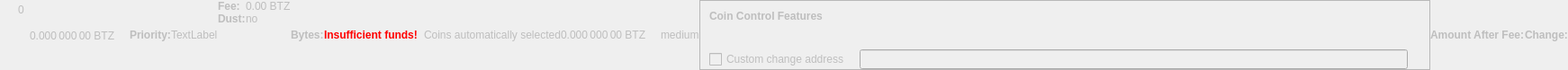
    <widget class="QWidget" name="dummyHideWidget" native="true">
     <property name="enabled">
      <bool>false</bool>
     </property>
     <property name="maximumSize">
      <size>
       <width>100</width>
       <height>22</height>
      </size>
     </property>
     <layout class="QHBoxLayout" name="dummyHideLayout">
      <property name="spacing">
       <number>0</number>
      </property>
      <property name="leftMargin">
       <number>0</number>
      </property>
      <property name="topMargin">
       <number>0</number>
      </property>
      <property name="rightMargin">
       <number>0</number>
      </property>
      <property name="bottomMargin">
       <number>0</number>
      </property>
      <item>
       <layout class="QFormLayout" name="formLayoutCoinControl1">
        <property name="horizontalSpacing">
         <number>10</number>
        </property>
        <property name="verticalSpacing">
         <number>14</number>
        </property>
        <property name="leftMargin">
         <number>10</number>
        </property>
        <property name="topMargin">
         <number>4</number>
        </property>
        <property name="rightMargin">
         <number>6</number>
        </property>
        <item row="0" column="1">
         <widget class="QLabel" name="labelCoinControlBytes">
          <property name="cursor">
           <cursorShape>IBeamCursor</cursorShape>
          </property>
          <property name="contextMenuPolicy">
           <enum>Qt::ActionsContextMenu</enum>
          </property>
          <property name="text">
           <string notr="true">0</string>
          </property>
          <property name="textInteractionFlags">
           <set>Qt::LinksAccessibleByMouse|Qt::TextSelectableByKeyboard|Qt::TextSelectableByMouse</set>
          </property>
         </widget>
        </item>
       </layout>
      </item>
      <item>
       <widget class="QLabel" name="labelCoinControlAfterFee">
        <property name="enabled">
         <bool>false</bool>
        </property>
        <property name="sizePolicy">
         <sizepolicy hsizetype="Fixed" vsizetype="Fixed">
          <horstretch>0</horstretch>
          <verstretch>0</verstretch>
         </sizepolicy>
        </property>
        <property name="minimumSize">
         <size>
          <width>111</width>
          <height>12</height>
         </size>
        </property>
        <property name="maximumSize">
         <size>
          <width>111</width>
          <height>12</height>
         </size>
        </property>
        <property name="cursor">
         <cursorShape>IBeamCursor</cursorShape>
        </property>
        <property name="contextMenuPolicy">
         <enum>Qt::ActionsContextMenu</enum>
        </property>
        <property name="text">
         <string notr="true">0.000 000 00 BTZ</string>
        </property>
        <property name="textInteractionFlags">
         <set>Qt::LinksAccessibleByMouse|Qt::TextSelectableByKeyboard|Qt::TextSelectableByMouse</set>
        </property>
       </widget>
      </item>
      <item>
       <widget class="QLabel" name="labelCoinControlPriorityText">
        <property name="enabled">
         <bool>false</bool>
        </property>
        <property name="font">
         <font>
          <weight>75</weight>
          <bold>true</bold>
         </font>
        </property>
        <property name="text">
         <string>Priority:</string>
        </property>
       </widget>
      </item>
      <item>
       <layout class="QHBoxLayout" name="horizontalLayout">
        <item>
         <widget class="QLabel" name="WarningLabel">
          <property name="text">
           <string>TextLabel</string>
          </property>
         </widget>
        </item>
       </layout>
      </item>
      <item>
       <layout class="QFormLayout" name="formLayoutCoinControl3">
        <property name="horizontalSpacing">
         <number>0</number>
        </property>
        <property name="verticalSpacing">
         <number>0</number>
        </property>
        <property name="leftMargin">
         <number>0</number>
        </property>
        <property name="topMargin">
         <number>0</number>
        </property>
        <property name="rightMargin">
         <number>0</number>
        </property>
        <item row="0" column="0">
         <widget class="QLabel" name="labelCoinControlFeeText">
          <property name="enabled">
           <bool>false</bool>
          </property>
          <property name="font">
           <font>
            <weight>75</weight>
            <bold>true</bold>
           </font>
          </property>
          <property name="text">
           <string>Fee:</string>
          </property>
          <property name="margin">
           <number>0</number>
          </property>
         </widget>
        </item>
        <item row="0" column="1">
         <widget class="QLabel" name="labelCoinControlFee">
          <property name="enabled">
           <bool>false</bool>
          </property>
          <property name="cursor">
           <cursorShape>IBeamCursor</cursorShape>
          </property>
          <property name="contextMenuPolicy">
           <enum>Qt::ActionsContextMenu</enum>
          </property>
          <property name="text">
           <string notr="true">0.00 BTZ</string>
          </property>
          <property name="textInteractionFlags">
           <set>Qt::LinksAccessibleByMouse|Qt::TextSelectableByKeyboard|Qt::TextSelectableByMouse</set>
          </property>
         </widget>
        </item>
        <item row="1" column="0">
         <widget class="QLabel" name="labelCoinControlLowOutputText">
          <property name="enabled">
           <bool>false</bool>
          </property>
          <property name="font">
           <font>
            <weight>75</weight>
            <bold>true</bold>
           </font>
          </property>
          <property name="text">
           <string>Dust:</string>
          </property>
         </widget>
        </item>
        <item row="1" column="1">
         <widget class="QLabel" name="labelCoinControlLowOutput">
          <property name="enabled">
           <bool>false</bool>
          </property>
          <property name="cursor">
           <cursorShape>IBeamCursor</cursorShape>
          </property>
          <property name="contextMenuPolicy">
           <enum>Qt::ActionsContextMenu</enum>
          </property>
          <property name="text">
           <string>no</string>
          </property>
          <property name="textInteractionFlags">
           <set>Qt::LinksAccessibleByMouse|Qt::TextSelectableByKeyboard|Qt::TextSelectableByMouse</set>
          </property>
         </widget>
        </item>
       </layout>
      </item>
      <item>
       <widget class="QLabel" name="labelCoinControlBytesText">
        <property name="enabled">
         <bool>false</bool>
        </property>
        <property name="font">
         <font>
          <weight>75</weight>
          <bold>true</bold>
         </font>
        </property>
        <property name="text">
         <string>Bytes:</string>
        </property>
       </widget>
      </item>
      <item>
       <layout class="QFormLayout" name="formLayoutCoinControl2">
        <property name="horizontalSpacing">
         <number>0</number>
        </property>
        <property name="verticalSpacing">
         <number>0</number>
        </property>
        <property name="leftMargin">
         <number>0</number>
        </property>
        <property name="topMargin">
         <number>0</number>
        </property>
        <property name="rightMargin">
         <number>0</number>
        </property>
       </layout>
      </item>
      <item>
       <layout class="QHBoxLayout" name="horizontalLayoutCoinControl2">
        <property name="spacing">
         <number>0</number>
        </property>
        <property name="bottomMargin">
         <number>0</number>
        </property>
       </layout>
      </item>
      <item>
       <widget class="QLabel" name="labelCoinControlInsuffFunds">
        <property name="enabled">
         <bool>false</bool>
        </property>
        <property name="minimumSize">
         <size>
          <width>0</width>
          <height>0</height>
         </size>
        </property>
        <property name="font">
         <font>
          <weight>75</weight>
          <bold>true</bold>
         </font>
        </property>
        <property name="styleSheet">
         <string notr="true">color:red;font-weight:bold;</string>
        </property>
        <property name="text">
         <string>Insufficient funds!</string>
        </property>
        <property name="margin">
         <number>5</number>
        </property>
       </widget>
      </item>
      <item>
       <layout class="QFormLayout" name="formLayoutCoinControl4">
        <property name="horizontalSpacing">
         <number>0</number>
        </property>
        <property name="verticalSpacing">
         <number>0</number>
        </property>
        <property name="leftMargin">
         <number>0</number>
        </property>
        <property name="topMargin">
         <number>0</number>
        </property>
        <property name="rightMargin">
         <number>0</number>
        </property>
       </layout>
      </item>
      <item>
       <widget class="QLabel" name="labelCoinControlChangeLabel">
        <property name="enabled">
         <bool>false</bool>
        </property>
        <property name="sizePolicy">
         <sizepolicy hsizetype="Preferred" vsizetype="Expanding">
          <horstretch>0</horstretch>
          <verstretch>0</verstretch>
         </sizepolicy>
        </property>
        <property name="minimumSize">
         <size>
          <width>0</width>
          <height>0</height>
         </size>
        </property>
        <property name="text">
         <string/>
        </property>
        <property name="margin">
         <number>3</number>
        </property>
       </widget>
      </item>
      <item>
       <widget class="QLabel" name="labelCoinControlAutomaticallySelected">
        <property name="enabled">
         <bool>false</bool>
        </property>
        <property name="sizePolicy">
         <sizepolicy hsizetype="Fixed" vsizetype="Fixed">
          <horstretch>0</horstretch>
          <verstretch>0</verstretch>
         </sizepolicy>
        </property>
        <property name="minimumSize">
         <size>
          <width>0</width>
          <height>0</height>
         </size>
        </property>
        <property name="maximumSize">
         <size>
          <width>240</width>
          <height>16777215</height>
         </size>
        </property>
        <property name="text">
         <string>Coins automatically selected</string>
        </property>
        <property name="margin">
         <number>5</number>
        </property>
       </widget>
      </item>
      <item>
       <widget class="QLabel" name="labelCoinControlChange">
        <property name="enabled">
         <bool>false</bool>
        </property>
        <property name="sizePolicy">
         <sizepolicy hsizetype="Fixed" vsizetype="Fixed">
          <horstretch>0</horstretch>
          <verstretch>0</verstretch>
         </sizepolicy>
        </property>
        <property name="minimumSize">
         <size>
          <width>111</width>
          <height>0</height>
         </size>
        </property>
        <property name="maximumSize">
         <size>
          <width>111</width>
          <height>16777215</height>
         </size>
        </property>
        <property name="cursor">
         <cursorShape>IBeamCursor</cursorShape>
        </property>
        <property name="contextMenuPolicy">
         <enum>Qt::ActionsContextMenu</enum>
        </property>
        <property name="text">
         <string notr="true">0.000 000 00 BTZ</string>
        </property>
        <property name="textInteractionFlags">
         <set>Qt::LinksAccessibleByMouse|Qt::TextSelectableByKeyboard|Qt::TextSelectableByMouse</set>
        </property>
       </widget>
      </item>
      <item>
       <widget class="QLabel" name="labelCoinControlPriority">
        <property name="enabled">
         <bool>false</bool>
        </property>
        <property name="cursor">
         <cursorShape>IBeamCursor</cursorShape>
        </property>
        <property name="contextMenuPolicy">
         <enum>Qt::ActionsContextMenu</enum>
        </property>
        <property name="text">
         <string>medium</string>
        </property>
        <property name="textInteractionFlags">
         <set>Qt::LinksAccessibleByMouse|Qt::TextSelectableByKeyboard|Qt::TextSelectableByMouse</set>
        </property>
       </widget>
      </item>
      <item>
       <widget class="QFrame" name="frameCoinControl">
        <property name="sizePolicy">
         <sizepolicy hsizetype="Expanding" vsizetype="Expanding">
          <horstretch>0</horstretch>
          <verstretch>0</verstretch>
         </sizepolicy>
        </property>
        <property name="maximumSize">
         <size>
          <width>16777215</width>
          <height>16777215</height>
         </size>
        </property>
        <property name="frameShape">
         <enum>QFrame::StyledPanel</enum>
        </property>
        <property name="frameShadow">
         <enum>QFrame::Sunken</enum>
        </property>
        <layout class="QVBoxLayout" name="verticalLayoutCoinControl2_2">
         <property name="spacing">
          <number>0</number>
         </property>
         <property name="leftMargin">
          <number>0</number>
         </property>
         <property name="topMargin">
          <number>0</number>
         </property>
         <property name="rightMargin">
          <number>0</number>
         </property>
         <property name="bottomMargin">
          <number>0</number>
         </property>
         <item>
          <layout class="QVBoxLayout" name="verticalLayoutCoinControl" stretch="0,0,0,1">
           <property name="spacing">
            <number>0</number>
           </property>
           <property name="leftMargin">
            <number>10</number>
           </property>
           <property name="topMargin">
            <number>10</number>
           </property>
           <item>
            <layout class="QHBoxLayout" name="horizontalLayoutCoinControl1">
             <property name="bottomMargin">
              <number>15</number>
             </property>
             <item>
              <widget class="QLabel" name="labelCoinControlFeatures">
               <property name="enabled">
                <bool>false</bool>
               </property>
               <property name="sizePolicy">
                <sizepolicy hsizetype="Preferred" vsizetype="Maximum">
                 <horstretch>0</horstretch>
                 <verstretch>0</verstretch>
                </sizepolicy>
               </property>
               <property name="font">
                <font>
                 <weight>75</weight>
                 <bold>true</bold>
                </font>
               </property>
               <property name="styleSheet">
                <string notr="true">font-weight:bold;</string>
               </property>
               <property name="text">
                <string>Coin Control Features</string>
               </property>
              </widget>
             </item>
            </layout>
           </item>
           <item>
            <widget class="QWidget" name="widgetCoinControl" native="true">
             <property name="sizePolicy">
              <sizepolicy hsizetype="Preferred" vsizetype="Preferred">
               <horstretch>0</horstretch>
               <verstretch>0</verstretch>
              </sizepolicy>
             </property>
             <property name="minimumSize">
              <size>
               <width>0</width>
               <height>0</height>
              </size>
             </property>
             <property name="styleSheet">
              <string notr="true"/>
             </property>
             <layout class="QHBoxLayout" name="horizontalLayoutCoinControl5_2">
              <property name="leftMargin">
               <number>0</number>
              </property>
              <property name="topMargin">
               <number>0</number>
              </property>
              <property name="rightMargin">
               <number>0</number>
              </property>
              <property name="bottomMargin">
               <number>0</number>
              </property>
              <item>
               <layout class="QHBoxLayout" name="horizontalLayoutCoinControl3">
                <property name="spacing">
                 <number>20</number>
                </property>
                <property name="topMargin">
                 <number>0</number>
                </property>
                <property name="bottomMargin">
                 <number>10</number>
                </property>
               </layout>
              </item>
             </layout>
            </widget>
           </item>
           <item>
            <layout class="QHBoxLayout" name="horizontalLayoutCoinControl4" stretch="0,0,0">
             <property name="spacing">
              <number>12</number>
             </property>
             <property name="sizeConstraint">
              <enum>QLayout::SetDefaultConstraint</enum>
             </property>
             <property name="topMargin">
              <number>5</number>
             </property>
             <property name="rightMargin">
              <number>5</number>
             </property>
             <item>
              <widget class="QCheckBox" name="checkBoxCoinControlChange">
               <property name="enabled">
                <bool>false</bool>
               </property>
               <property name="toolTip">
                <string>If this is activated, but the change address is empty or invalid, change will be sent to a newly generated address.</string>
               </property>
               <property name="text">
                <string>Custom change address</string>
               </property>
              </widget>
             </item>
             <item>
              <widget class="QValidatedLineEdit" name="lineEditCoinControlChange">
               <property name="enabled">
                <bool>false</bool>
               </property>
               <property name="sizePolicy">
                <sizepolicy hsizetype="Expanding" vsizetype="Fixed">
                 <horstretch>0</horstretch>
                 <verstretch>0</verstretch>
                </sizepolicy>
               </property>
              </widget>
             </item>
             <item>
              <widget class="QLabel" name="labelCoinControlChangeLabel_2">
               <property name="sizePolicy">
                <sizepolicy hsizetype="Preferred" vsizetype="Expanding">
                 <horstretch>0</horstretch>
                 <verstretch>0</verstretch>
                </sizepolicy>
               </property>
               <property name="minimumSize">
                <size>
                 <width>0</width>
                 <height>0</height>
                </size>
               </property>
               <property name="text">
                <string/>
               </property>
               <property name="margin">
                <number>3</number>
               </property>
              </widget>
             </item>
            </layout>
           </item>
           <item>
            <spacer name="verticalSpacerCoinControl">
             <property name="orientation">
              <enum>Qt::Vertical</enum>
             </property>
             <property name="sizeHint" stdset="0">
              <size>
               <width>800</width>
               <height>1</height>
              </size>
             </property>
            </spacer>
           </item>
          </layout>
         </item>
        </layout>
       </widget>
      </item>
      <item>
       <widget class="QLabel" name="labelCoinControlAfterFeeText">
        <property name="enabled">
         <bool>false</bool>
        </property>
        <property name="minimumSize">
         <size>
          <width>0</width>
          <height>0</height>
         </size>
        </property>
        <property name="maximumSize">
         <size>
          <width>16777215</width>
          <height>16777215</height>
         </size>
        </property>
        <property name="font">
         <font>
          <weight>75</weight>
          <bold>true</bold>
         </font>
        </property>
        <property name="text">
         <string>Amount After Fee:</string>
        </property>
        <property name="alignment">
         <set>Qt::AlignLeading|Qt::AlignLeft|Qt::AlignVCenter</set>
        </property>
        <property name="margin">
         <number>0</number>
        </property>
       </widget>
      </item>
      <item>
       <widget class="QLabel" name="labelCoinControlChangeText">
        <property name="enabled">
         <bool>false</bool>
        </property>
        <property name="sizePolicy">
         <sizepolicy hsizetype="Preferred" vsizetype="Preferred">
          <horstretch>0</horstretch>
          <verstretch>0</verstretch>
         </sizepolicy>
        </property>
        <property name="minimumSize">
         <size>
          <width>0</width>
          <height>0</height>
         </size>
        </property>
        <property name="maximumSize">
         <size>
          <width>16777215</width>
          <height>16777215</height>
         </size>
        </property>
        <property name="font">
         <font>
          <weight>75</weight>
          <bold>true</bold>
         </font>
        </property>
        <property name="text">
         <string>Change:</string>
        </property>
        <property name="alignment">
         <set>Qt::AlignLeading|Qt::AlignLeft|Qt::AlignVCenter</set>
        </property>
       </widget>
      </item>
     </layout>
    </widget>
